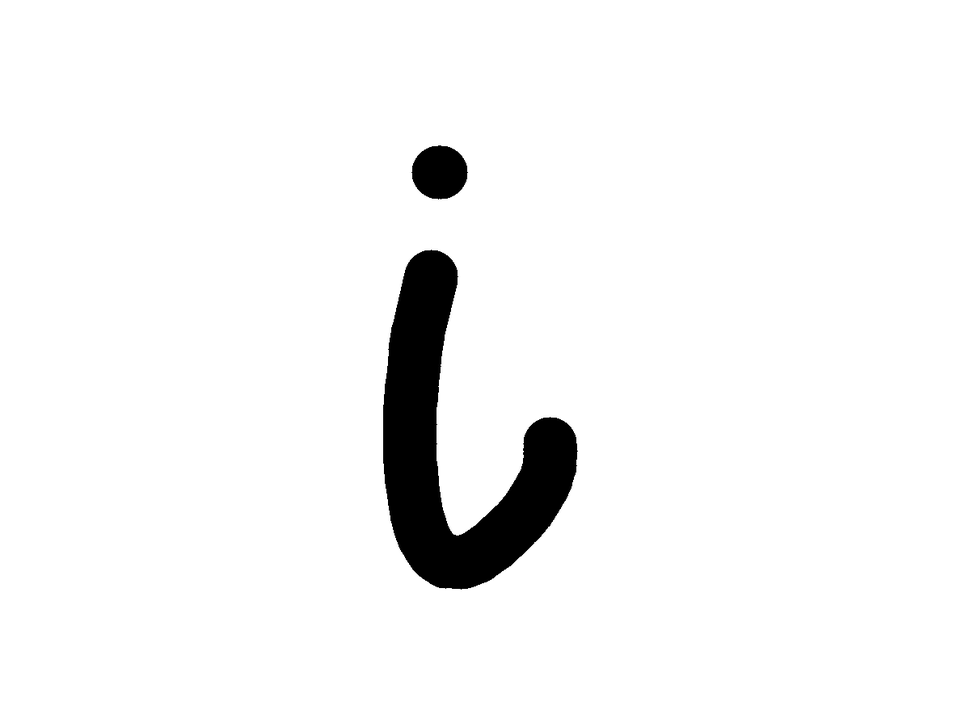
#> input picture BoundingRectangle/img045-033.png, 970 x 727 px, shrunk from 1200 x 900 before the run, found by its file name
$ python Z_minBoundingRect2.py
#> lines starting #> are read from the running program, lines starting #| are printed output that depends on the picture; after the words box and inside, x2 and y2 are one past the last pixel; in counts of white or black regions, pixels touching at a corner belong together
import cv2
import numpy as np


# !!!!!!!!!!!!!!!!!! NOT IN USE !!!!!!!!!!!!!!!!!!!!
# !!!!!!!!!!!!!!!!!! STAND-BY   !!!!!!!!!!!!!!!!!!!!


# Let's load a simple image with 3 black squares
image = cv2.imread('img045-033.png')
#> image is the input picture: shape (727, 970, 3); min 0, max 255, mean 244.2
cv2.waitKey(0)

# Grayscale
gray = cv2.cvtColor(image, cv2.COLOR_BGR2GRAY)

# Find Canny edges
edged = cv2.Canny(gray, 30, 200)
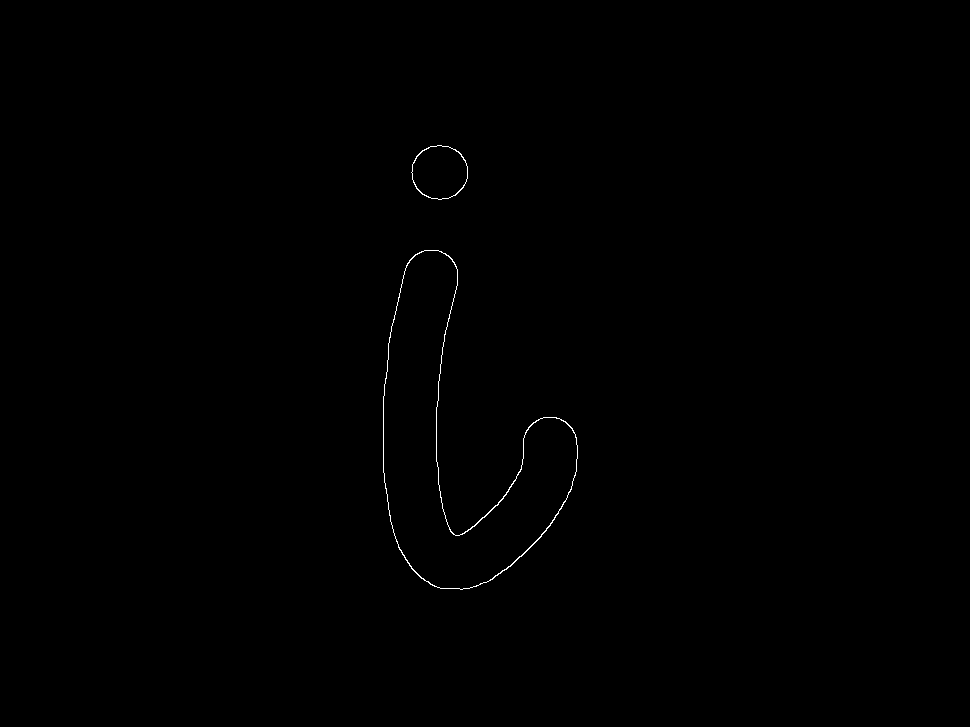
#> edged: shape (727, 970); 0.2% white in thin lines or dots, all inside (x1, y1, x2, y2) = (383, 145, 578, 590)
cv2.waitKey(0)

# Finding Contours
# Use a copy of the image e.g. edged.copy()
# since findContours alters the image
contours, hierarchy = cv2.findContours(edged,
	cv2.RETR_EXTERNAL, cv2.CHAIN_APPROX_NONE)
#> contours = 2 contours; box (x1, y1, x2, y2) and area: (383, 250, 578, 590) 27525, (411, 145, 468, 200) 2372


print("Number of Contours found = " + str(len(contours)))
#| Number of Contours found = 2

# Draw all contours
# -1 signifies drawing all contours
cv2.drawContours(image, contours, -1, (0, 255, 0), 3)
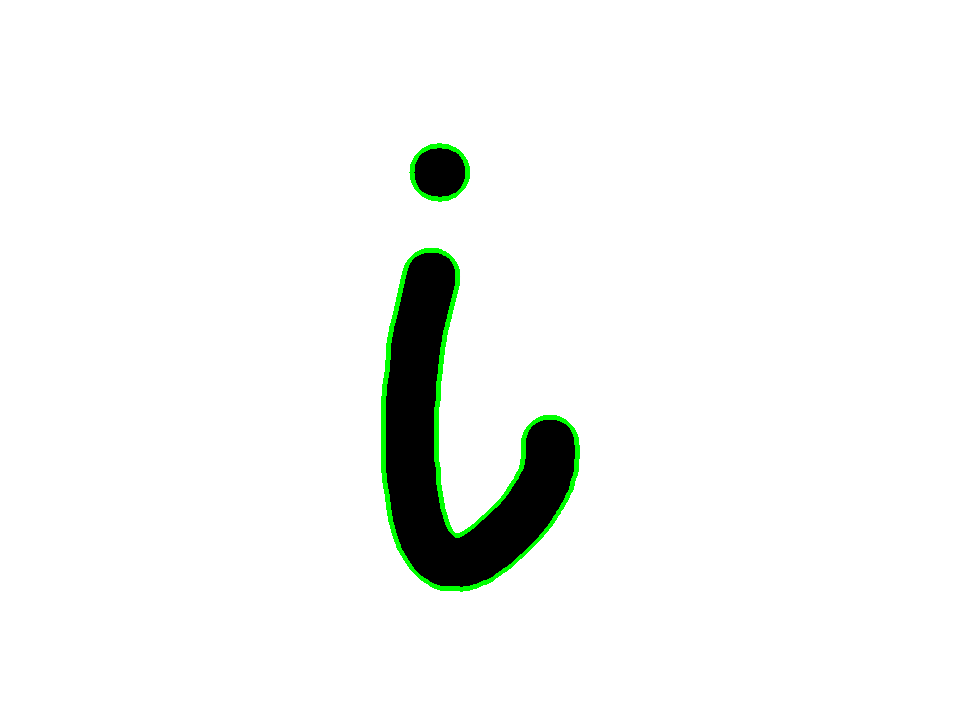
#> image: shape (727, 970, 3); 0.84% of pixels changed, all inside (x1, y1, x2, y2) = (381, 143, 580, 592)

cv2.imshow('Contours', image)
cv2.waitKey(0)
cv2.destroyAllWindows()

$ run again, with BoundingRectangle/img001-001.png copied over BoundingRectangle/img045-033.png
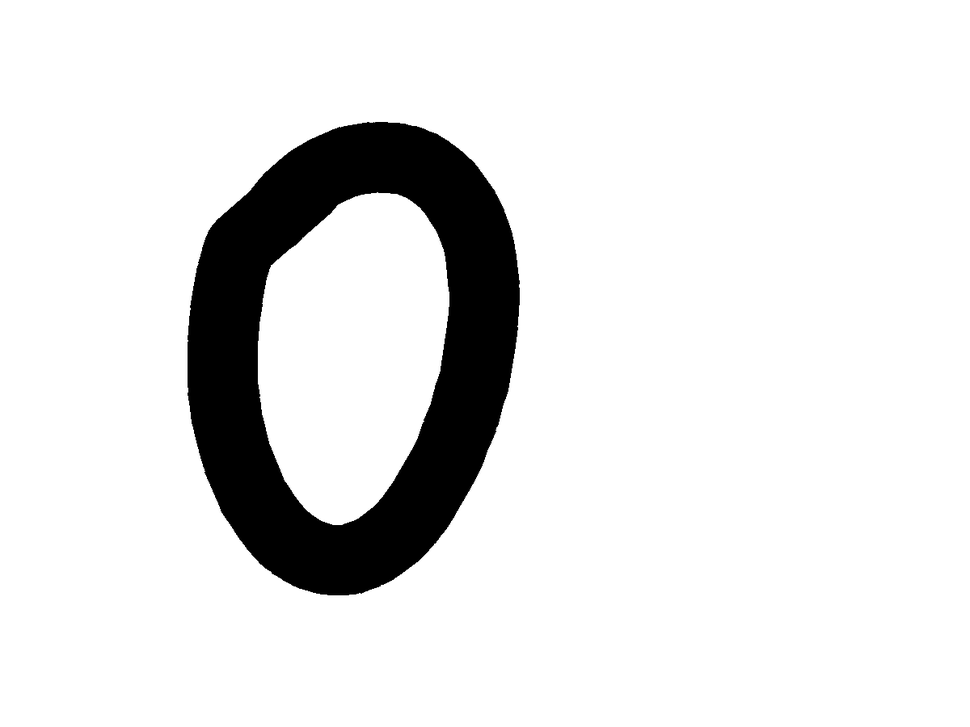
#> input picture BoundingRectangle/img001-001.png, 970 x 727 px, shrunk from 1200 x 900 before the run, found by its file name
#> image is the input picture: shape (727, 970, 3); min 0, max 255, mean 228
#> `edged = cv2.Canny(gray, 30, 200)`:
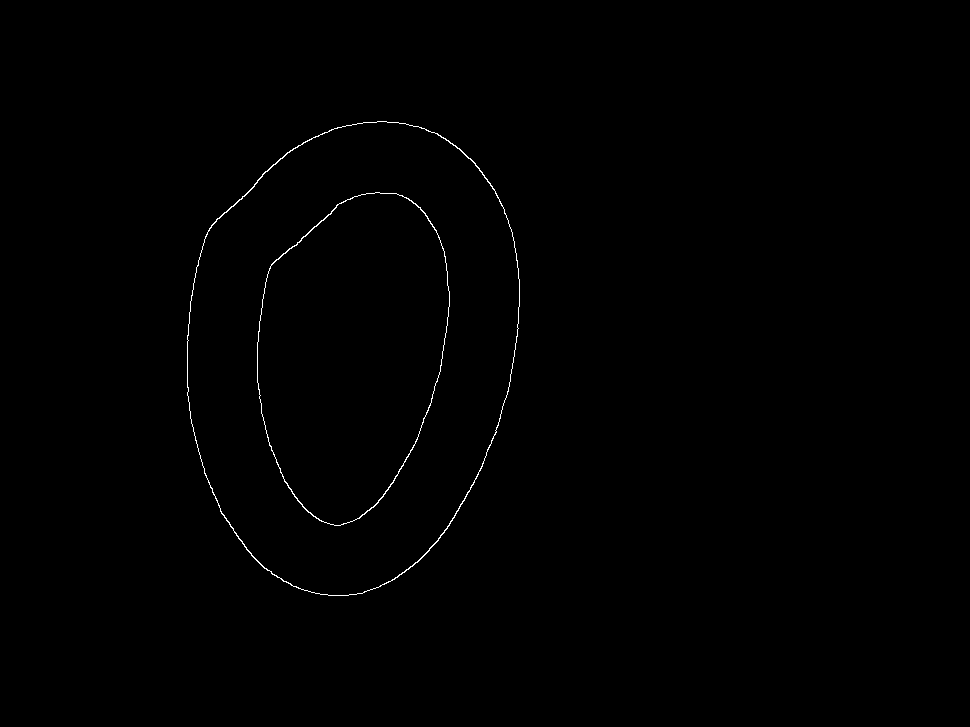
#> edged: shape (727, 970); 0.35% white in thin lines or dots, all inside (x1, y1, x2, y2) = (187, 121, 520, 596)
#> contours = 1 contour; box (x1, y1, x2, y2) and area: (187, 121, 520, 596) 122910
#| Number of Contours found = 1
#> `cv2.drawContours(image, contours, -1, (0, 255, 0), 3)`:
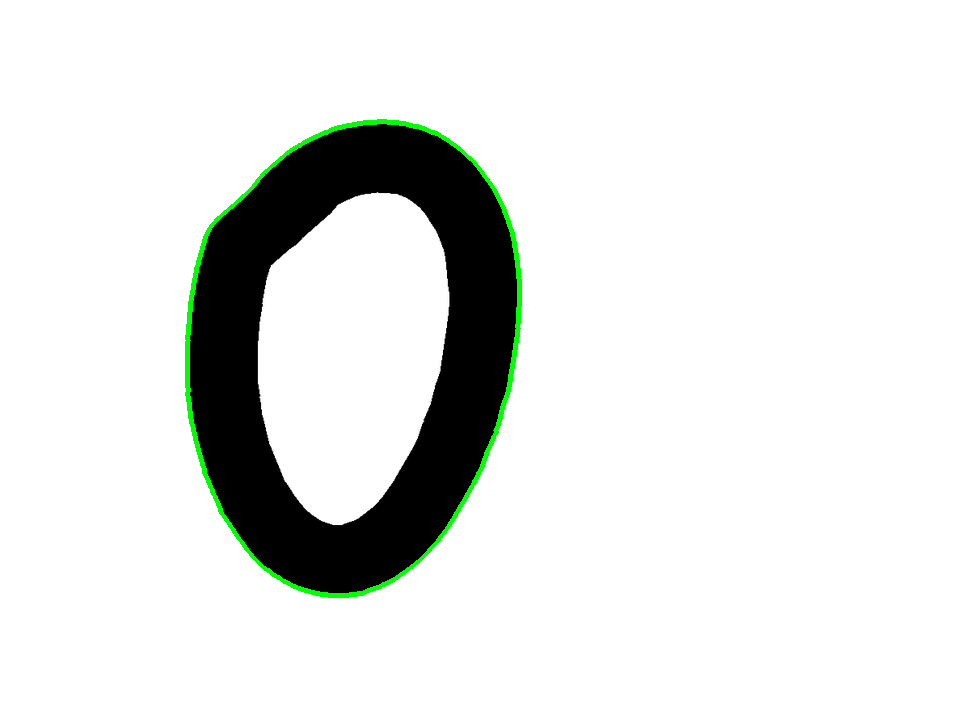
#> image: shape (727, 970, 3); 0.83% of pixels changed, all inside (x1, y1, x2, y2) = (185, 119, 522, 598)
